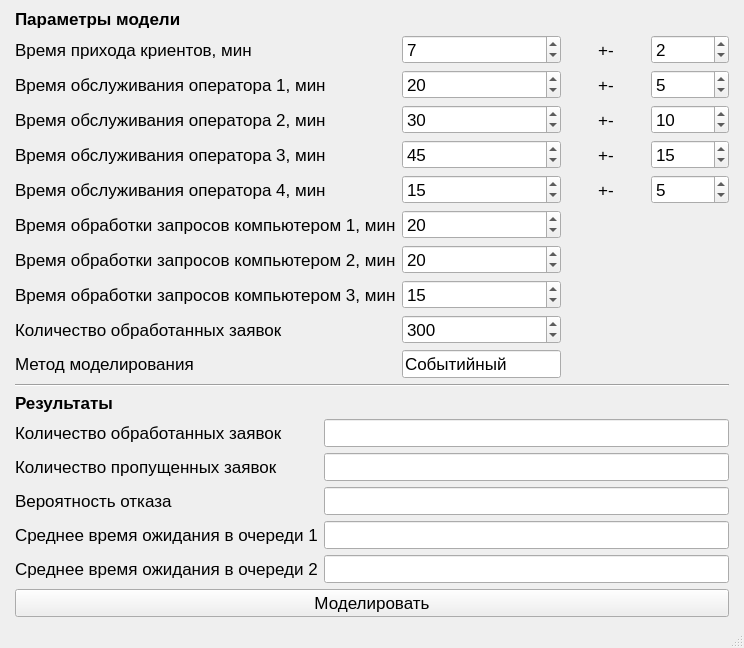
<?xml version="1.0" encoding="UTF-8"?>
<ui version="4.0">
 <class>MainWindow</class>
 <widget class="QMainWindow" name="MainWindow">
  <property name="geometry">
   <rect>
    <x>0</x>
    <y>0</y>
    <width>744</width>
    <height>600</height>
   </rect>
  </property>
  <property name="windowTitle">
   <string>MainWindow</string>
  </property>
  <widget class="QWidget" name="centralwidget">
   <layout class="QVBoxLayout" name="verticalLayout">
    <property name="leftMargin">
     <number>15</number>
    </property>
    <property name="rightMargin">
     <number>15</number>
    </property>
    <item>
     <widget class="QLabel" name="label_19">
      <property name="font">
       <font>
        <pointsize>13</pointsize>
        <weight>75</weight>
        <italic>false</italic>
        <bold>true</bold>
       </font>
      </property>
      <property name="contextMenuPolicy">
       <enum>Qt::PreventContextMenu</enum>
      </property>
      <property name="layoutDirection">
       <enum>Qt::LeftToRight</enum>
      </property>
      <property name="frameShape">
       <enum>QFrame::NoFrame</enum>
      </property>
      <property name="text">
       <string>Параметры модели</string>
      </property>
     </widget>
    </item>
    <item>
     <layout class="QGridLayout" name="gridLayout_2">
      <item row="1" column="3">
       <widget class="QSpinBox" name="op1_delta_spb">
        <property name="font">
         <font>
          <pointsize>13</pointsize>
         </font>
        </property>
        <property name="minimum">
         <number>1</number>
        </property>
        <property name="maximum">
         <number>5000</number>
        </property>
        <property name="value">
         <number>5</number>
        </property>
       </widget>
      </item>
      <item row="0" column="3">
       <widget class="QSpinBox" name="client_delta_spb">
        <property name="font">
         <font>
          <pointsize>13</pointsize>
         </font>
        </property>
        <property name="minimum">
         <number>1</number>
        </property>
        <property name="maximum">
         <number>5000</number>
        </property>
        <property name="value">
         <number>2</number>
        </property>
       </widget>
      </item>
      <item row="7" column="0">
       <widget class="QLabel" name="label_26">
        <property name="font">
         <font>
          <pointsize>13</pointsize>
         </font>
        </property>
        <property name="text">
         <string>Время обработки запросов компьютером 3, мин</string>
        </property>
       </widget>
      </item>
      <item row="1" column="1">
       <widget class="QSpinBox" name="op1_spb">
        <property name="font">
         <font>
          <pointsize>13</pointsize>
         </font>
        </property>
        <property name="minimum">
         <number>1</number>
        </property>
        <property name="maximum">
         <number>5000</number>
        </property>
        <property name="value">
         <number>20</number>
        </property>
       </widget>
      </item>
      <item row="2" column="2">
       <widget class="QLabel" name="label_22">
        <property name="sizePolicy">
         <sizepolicy hsizetype="Minimum" vsizetype="Ignored">
          <horstretch>0</horstretch>
          <verstretch>0</verstretch>
         </sizepolicy>
        </property>
        <property name="font">
         <font>
          <pointsize>13</pointsize>
         </font>
        </property>
        <property name="text">
         <string>+-</string>
        </property>
        <property name="alignment">
         <set>Qt::AlignCenter</set>
        </property>
       </widget>
      </item>
      <item row="2" column="1">
       <widget class="QSpinBox" name="op2_spb">
        <property name="font">
         <font>
          <pointsize>13</pointsize>
         </font>
        </property>
        <property name="minimum">
         <number>1</number>
        </property>
        <property name="maximum">
         <number>5000</number>
        </property>
        <property name="value">
         <number>30</number>
        </property>
       </widget>
      </item>
      <item row="0" column="2">
       <widget class="QLabel" name="label_20">
        <property name="sizePolicy">
         <sizepolicy hsizetype="Minimum" vsizetype="Ignored">
          <horstretch>0</horstretch>
          <verstretch>0</verstretch>
         </sizepolicy>
        </property>
        <property name="font">
         <font>
          <pointsize>13</pointsize>
         </font>
        </property>
        <property name="text">
         <string>+-</string>
        </property>
        <property name="alignment">
         <set>Qt::AlignCenter</set>
        </property>
       </widget>
      </item>
      <item row="3" column="3">
       <widget class="QSpinBox" name="op3_delta_spb">
        <property name="font">
         <font>
          <pointsize>13</pointsize>
         </font>
        </property>
        <property name="minimum">
         <number>1</number>
        </property>
        <property name="maximum">
         <number>5000</number>
        </property>
        <property name="value">
         <number>15</number>
        </property>
       </widget>
      </item>
      <item row="4" column="1">
       <widget class="QSpinBox" name="op4_spb">
        <property name="font">
         <font>
          <pointsize>13</pointsize>
         </font>
        </property>
        <property name="minimum">
         <number>1</number>
        </property>
        <property name="maximum">
         <number>5000</number>
        </property>
        <property name="value">
         <number>15</number>
        </property>
       </widget>
      </item>
      <item row="5" column="1">
       <widget class="QSpinBox" name="comp1_spb">
        <property name="font">
         <font>
          <pointsize>13</pointsize>
         </font>
        </property>
        <property name="minimum">
         <number>1</number>
        </property>
        <property name="maximum">
         <number>5000</number>
        </property>
        <property name="value">
         <number>20</number>
        </property>
       </widget>
      </item>
      <item row="2" column="0">
       <widget class="QLabel" name="label_9">
        <property name="font">
         <font>
          <pointsize>13</pointsize>
         </font>
        </property>
        <property name="text">
         <string>Время обслуживания оператора 2, мин</string>
        </property>
       </widget>
      </item>
      <item row="5" column="0">
       <widget class="QLabel" name="label_11">
        <property name="font">
         <font>
          <pointsize>13</pointsize>
         </font>
        </property>
        <property name="text">
         <string>Время обработки запросов компьютером 1, мин</string>
        </property>
       </widget>
      </item>
      <item row="1" column="0">
       <widget class="QLabel" name="label_8">
        <property name="font">
         <font>
          <pointsize>13</pointsize>
         </font>
        </property>
        <property name="text">
         <string>Время обслуживания оператора 1, мин</string>
        </property>
       </widget>
      </item>
      <item row="9" column="0">
       <widget class="QLabel" name="label_14">
        <property name="font">
         <font>
          <pointsize>13</pointsize>
         </font>
        </property>
        <property name="text">
         <string>Метод моделирования</string>
        </property>
       </widget>
      </item>
      <item row="3" column="0">
       <widget class="QLabel" name="label_10">
        <property name="font">
         <font>
          <pointsize>13</pointsize>
         </font>
        </property>
        <property name="text">
         <string>Время обслуживания оператора 3, мин</string>
        </property>
       </widget>
      </item>
      <item row="4" column="3">
       <widget class="QSpinBox" name="op4_delta_spb">
        <property name="font">
         <font>
          <pointsize>13</pointsize>
         </font>
        </property>
        <property name="minimum">
         <number>1</number>
        </property>
        <property name="maximum">
         <number>5000</number>
        </property>
        <property name="value">
         <number>5</number>
        </property>
       </widget>
      </item>
      <item row="4" column="2">
       <widget class="QLabel" name="label_25">
        <property name="sizePolicy">
         <sizepolicy hsizetype="Minimum" vsizetype="Ignored">
          <horstretch>0</horstretch>
          <verstretch>0</verstretch>
         </sizepolicy>
        </property>
        <property name="font">
         <font>
          <pointsize>13</pointsize>
         </font>
        </property>
        <property name="text">
         <string>+-</string>
        </property>
        <property name="alignment">
         <set>Qt::AlignCenter</set>
        </property>
       </widget>
      </item>
      <item row="6" column="0">
       <widget class="QLabel" name="label_12">
        <property name="font">
         <font>
          <pointsize>13</pointsize>
         </font>
        </property>
        <property name="text">
         <string>Время обработки запросов компьютером 2, мин</string>
        </property>
       </widget>
      </item>
      <item row="3" column="2">
       <widget class="QLabel" name="label_23">
        <property name="sizePolicy">
         <sizepolicy hsizetype="Minimum" vsizetype="Ignored">
          <horstretch>0</horstretch>
          <verstretch>0</verstretch>
         </sizepolicy>
        </property>
        <property name="font">
         <font>
          <pointsize>13</pointsize>
         </font>
        </property>
        <property name="text">
         <string>+-</string>
        </property>
        <property name="alignment">
         <set>Qt::AlignCenter</set>
        </property>
       </widget>
      </item>
      <item row="8" column="1">
       <widget class="QSpinBox" name="n_spb">
        <property name="font">
         <font>
          <pointsize>13</pointsize>
         </font>
        </property>
        <property name="minimum">
         <number>1</number>
        </property>
        <property name="maximum">
         <number>5000</number>
        </property>
        <property name="value">
         <number>300</number>
        </property>
       </widget>
      </item>
      <item row="6" column="1">
       <widget class="QSpinBox" name="comp2_spb">
        <property name="font">
         <font>
          <pointsize>13</pointsize>
         </font>
        </property>
        <property name="minimum">
         <number>1</number>
        </property>
        <property name="maximum">
         <number>5000</number>
        </property>
        <property name="value">
         <number>20</number>
        </property>
       </widget>
      </item>
      <item row="0" column="0">
       <widget class="QLabel" name="label_7">
        <property name="font">
         <font>
          <pointsize>13</pointsize>
         </font>
        </property>
        <property name="text">
         <string>Время прихода криентов, мин</string>
        </property>
       </widget>
      </item>
      <item row="3" column="1">
       <widget class="QSpinBox" name="op3_spb">
        <property name="font">
         <font>
          <pointsize>13</pointsize>
         </font>
        </property>
        <property name="minimum">
         <number>1</number>
        </property>
        <property name="maximum">
         <number>5000</number>
        </property>
        <property name="value">
         <number>45</number>
        </property>
       </widget>
      </item>
      <item row="4" column="0">
       <widget class="QLabel" name="label_24">
        <property name="font">
         <font>
          <pointsize>13</pointsize>
         </font>
        </property>
        <property name="text">
         <string>Время обслуживания оператора 4, мин</string>
        </property>
       </widget>
      </item>
      <item row="2" column="3">
       <widget class="QSpinBox" name="op2_delta_spb">
        <property name="font">
         <font>
          <pointsize>13</pointsize>
         </font>
        </property>
        <property name="minimum">
         <number>1</number>
        </property>
        <property name="maximum">
         <number>5000</number>
        </property>
        <property name="value">
         <number>10</number>
        </property>
       </widget>
      </item>
      <item row="9" column="1">
       <widget class="QLineEdit" name="lineEdit">
        <property name="sizePolicy">
         <sizepolicy hsizetype="Preferred" vsizetype="Fixed">
          <horstretch>0</horstretch>
          <verstretch>0</verstretch>
         </sizepolicy>
        </property>
        <property name="font">
         <font>
          <pointsize>13</pointsize>
         </font>
        </property>
        <property name="text">
         <string>Событийный</string>
        </property>
        <property name="readOnly">
         <bool>true</bool>
        </property>
       </widget>
      </item>
      <item row="8" column="0">
       <widget class="QLabel" name="label_13">
        <property name="font">
         <font>
          <pointsize>13</pointsize>
         </font>
        </property>
        <property name="text">
         <string>Количество обработанных заявок</string>
        </property>
       </widget>
      </item>
      <item row="1" column="2">
       <widget class="QLabel" name="label_21">
        <property name="sizePolicy">
         <sizepolicy hsizetype="Minimum" vsizetype="Ignored">
          <horstretch>0</horstretch>
          <verstretch>0</verstretch>
         </sizepolicy>
        </property>
        <property name="font">
         <font>
          <pointsize>13</pointsize>
         </font>
        </property>
        <property name="text">
         <string>+-</string>
        </property>
        <property name="alignment">
         <set>Qt::AlignCenter</set>
        </property>
       </widget>
      </item>
      <item row="0" column="1">
       <widget class="QSpinBox" name="client_spb">
        <property name="font">
         <font>
          <pointsize>13</pointsize>
         </font>
        </property>
        <property name="minimum">
         <number>1</number>
        </property>
        <property name="maximum">
         <number>5000</number>
        </property>
        <property name="value">
         <number>7</number>
        </property>
       </widget>
      </item>
      <item row="7" column="1">
       <widget class="QSpinBox" name="comp3_spb">
        <property name="font">
         <font>
          <pointsize>13</pointsize>
         </font>
        </property>
        <property name="minimum">
         <number>1</number>
        </property>
        <property name="maximum">
         <number>5000</number>
        </property>
        <property name="value">
         <number>15</number>
        </property>
       </widget>
      </item>
     </layout>
    </item>
    <item>
     <widget class="Line" name="line">
      <property name="orientation">
       <enum>Qt::Horizontal</enum>
      </property>
     </widget>
    </item>
    <item>
     <widget class="QLabel" name="label_15">
      <property name="font">
       <font>
        <pointsize>13</pointsize>
        <weight>75</weight>
        <italic>false</italic>
        <bold>true</bold>
       </font>
      </property>
      <property name="contextMenuPolicy">
       <enum>Qt::PreventContextMenu</enum>
      </property>
      <property name="layoutDirection">
       <enum>Qt::LeftToRight</enum>
      </property>
      <property name="frameShape">
       <enum>QFrame::NoFrame</enum>
      </property>
      <property name="text">
       <string>Результаты</string>
      </property>
     </widget>
    </item>
    <item>
     <layout class="QGridLayout" name="gridLayout_3">
      <item row="0" column="0">
       <widget class="QLabel" name="label_17">
        <property name="font">
         <font>
          <pointsize>13</pointsize>
         </font>
        </property>
        <property name="text">
         <string>Количество обработанных заявок</string>
        </property>
       </widget>
      </item>
      <item row="2" column="0">
       <widget class="QLabel" name="label_18">
        <property name="font">
         <font>
          <pointsize>13</pointsize>
         </font>
        </property>
        <property name="text">
         <string>Вероятность отказа</string>
        </property>
       </widget>
      </item>
      <item row="1" column="0">
       <widget class="QLabel" name="label_16">
        <property name="font">
         <font>
          <pointsize>13</pointsize>
         </font>
        </property>
        <property name="text">
         <string>Количество пропущенных заявок</string>
        </property>
       </widget>
      </item>
      <item row="3" column="0">
       <widget class="QLabel" name="label_27">
        <property name="font">
         <font>
          <pointsize>13</pointsize>
         </font>
        </property>
        <property name="text">
         <string>Среднее время ожидания в очереди 1</string>
        </property>
       </widget>
      </item>
      <item row="2" column="1">
       <widget class="QLineEdit" name="rejected_probability_line_edit">
        <property name="font">
         <font>
          <pointsize>13</pointsize>
         </font>
        </property>
        <property name="readOnly">
         <bool>true</bool>
        </property>
       </widget>
      </item>
      <item row="0" column="1">
       <widget class="QLineEdit" name="processed_count_line_edit">
        <property name="font">
         <font>
          <pointsize>13</pointsize>
         </font>
        </property>
        <property name="readOnly">
         <bool>true</bool>
        </property>
       </widget>
      </item>
      <item row="1" column="1">
       <widget class="QLineEdit" name="rejected_count_line_edit">
        <property name="font">
         <font>
          <pointsize>13</pointsize>
         </font>
        </property>
        <property name="readOnly">
         <bool>true</bool>
        </property>
       </widget>
      </item>
      <item row="4" column="0">
       <widget class="QLabel" name="label_28">
        <property name="font">
         <font>
          <pointsize>13</pointsize>
         </font>
        </property>
        <property name="text">
         <string>Среднее время ожидания в очереди 2</string>
        </property>
       </widget>
      </item>
      <item row="3" column="1">
       <widget class="QLineEdit" name="avg_waiting_queue_1_line_edit">
        <property name="font">
         <font>
          <pointsize>13</pointsize>
         </font>
        </property>
        <property name="readOnly">
         <bool>true</bool>
        </property>
       </widget>
      </item>
      <item row="4" column="1">
       <widget class="QLineEdit" name="avg_waiting_queue_2_line_edit">
        <property name="font">
         <font>
          <pointsize>13</pointsize>
         </font>
        </property>
        <property name="readOnly">
         <bool>true</bool>
        </property>
       </widget>
      </item>
     </layout>
    </item>
    <item>
     <widget class="QPushButton" name="modeling_btn">
      <property name="font">
       <font>
        <pointsize>13</pointsize>
       </font>
      </property>
      <property name="text">
       <string>Моделировать</string>
      </property>
     </widget>
    </item>
   </layout>
  </widget>
  <widget class="QMenuBar" name="menubar">
   <property name="geometry">
    <rect>
     <x>0</x>
     <y>0</y>
     <width>744</width>
     <height>22</height>
    </rect>
   </property>
  </widget>
  <widget class="QStatusBar" name="statusbar"/>
 </widget>
 <resources/>
 <connections/>
</ui>
